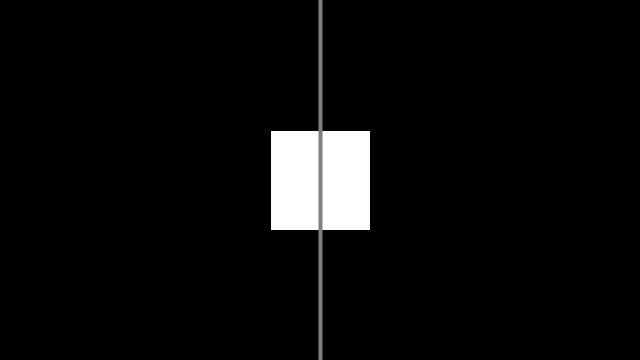
Frame 1 (no input)
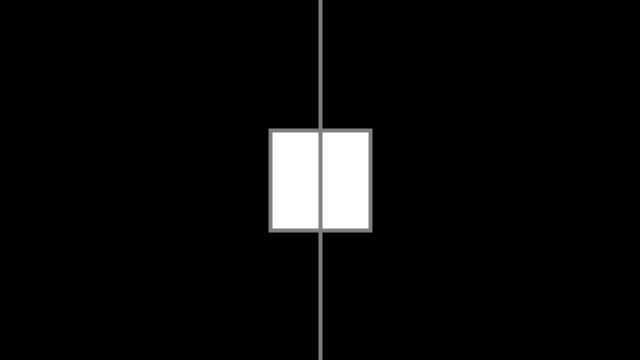
Frame 60 (the mouse pressed at the canvas centre just before this capture)
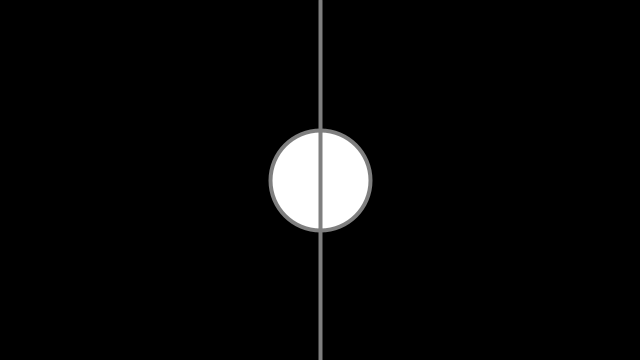
Frame 120 (the mouse held since frame 60 and released just before this capture)

The Processing sketch that drew these frames (run headless with seeded random() and noise(); from frame 60 on, the mouse is pressed at the canvas centre):

// Processing sketch: w3_step4
// ── w3_step4.pde
void setup() {
  size(640, 360);
  rectMode(CENTER);
}

void draw() {
  background(0);

  if (mouseX >= width * 0.5) {
    circle(width * .5, height * .5, 100);
  } else {
    square(width * .5, height * .5, 100);
  }


  stroke(127);
  strokeWeight(4);
  line(width * 0.5, 0, width * 0.5, height);
}
